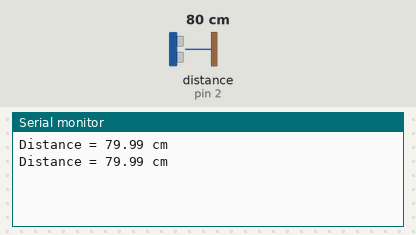
The sketch below on a simulated Arduino Uno, built with avr-gcc and run on an emulated ATmega328P. Shown: the last lines printed to the serial monitor. The test bench sets the inputs (shaded band); at power-on: distance to the obstacle (sensor on pin 2) 80 cm. The echo pulse lasts 58.3 µs per cm.

Above: at 1.7 s.
1.8 s: distance to the obstacle (sensor on pin 2) set to 4 cm
At 2.4 s:
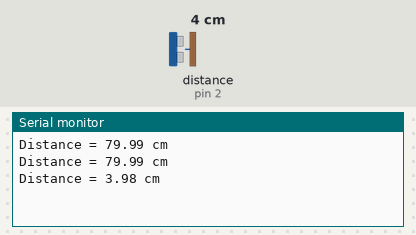
3.3 s: distance to the obstacle (sensor on pin 2) set to 2 cm
At 4.2 s:
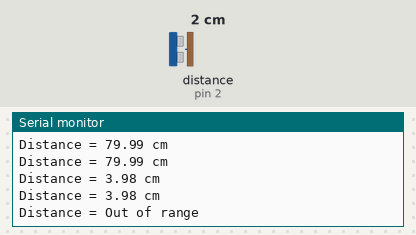

The sketch:

Labo07_Oefening2.2_Nicholas.ino
```cpp
#include <NewPing.h>

const int echoPin = 2;
const int trigPin = 3;
const int Max_Afstand = 400;
int iterations = 5;
float Afstand;
long duration;

NewPing sonar(trigPin, echoPin, Max_Afstand);

void setup() {
  // put your setup code here, to run once:
  Serial.begin(9600);

}

void loop() {
  // put your main code here, to run repeatedly:

  duration = sonar.ping_median(iterations);

  Afstand = (duration / 2) * 0.0343;

  Serial.print("Distance = ");
  if (Afstand >= 400 || Afstand <= 2)
  {
    Serial.println("Out of range");
  }
  else {
    Serial.print(Afstand);
    Serial.println(" cm");
    delay(400);
  }
  delay(400);


}
```

Measured:
- the behaviour switches between 3 and 2 cm on distance to the obstacle (sensor on pin 2) (found by bisection; images 1 and 2)
- after the input at 1.8 s, the serial monitor: prints a new line after 0.16 s (image 1)
- after the input at 3.3 s, the serial monitor: prints a new line after 0.50 s (image 2)
